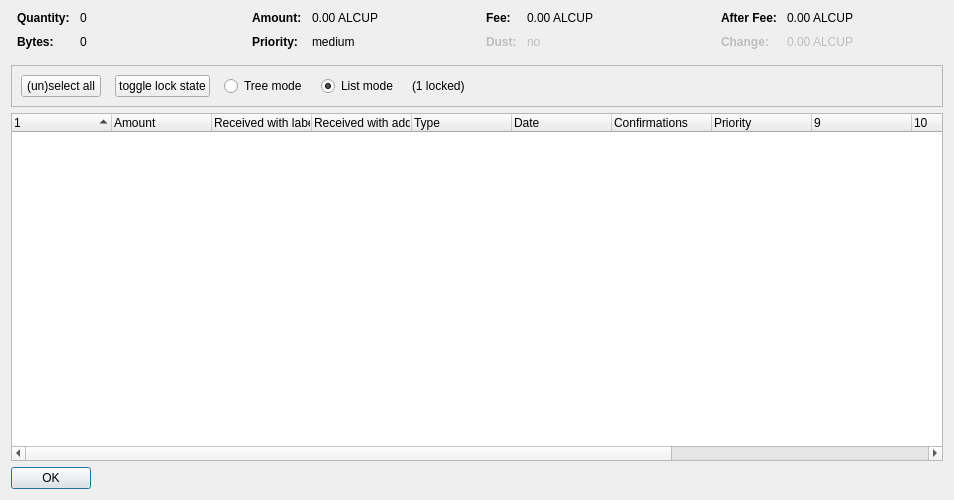
<?xml version="1.0" encoding="UTF-8"?>
<ui version="4.0">
 <class>CoinControlDialog</class>
 <widget class="QDialog" name="CoinControlDialog">
  <property name="geometry">
   <rect>
    <x>0</x>
    <y>0</y>
    <width>954</width>
    <height>500</height>
   </rect>
  </property>
  <property name="windowTitle">
   <string>Coin Selection</string>
  </property>
  <layout class="QVBoxLayout" name="verticalLayout">
   <item>
    <layout class="QHBoxLayout" name="horizontalLayoutTop" stretch="0,0,0,0">
     <property name="topMargin">
      <number>0</number>
     </property>
     <property name="bottomMargin">
      <number>10</number>
     </property>
     <item>
      <layout class="QFormLayout" name="formLayoutCoinControl1">
       <property name="horizontalSpacing">
        <number>10</number>
       </property>
       <property name="verticalSpacing">
        <number>10</number>
       </property>
       <property name="leftMargin">
        <number>6</number>
       </property>
       <property name="rightMargin">
        <number>6</number>
       </property>
       <item row="0" column="0">
        <widget class="QLabel" name="labelCoinControlQuantityText">
         <property name="font">
          <font>
           <weight>75</weight>
           <bold>true</bold>
          </font>
         </property>
         <property name="text">
          <string>Quantity:</string>
         </property>
        </widget>
       </item>
       <item row="0" column="1">
        <widget class="QLabel" name="labelCoinControlQuantity">
         <property name="cursor">
          <cursorShape>IBeamCursor</cursorShape>
         </property>
         <property name="contextMenuPolicy">
          <enum>Qt::ActionsContextMenu</enum>
         </property>
         <property name="text">
          <string notr="true">0</string>
         </property>
         <property name="textInteractionFlags">
          <set>Qt::LinksAccessibleByMouse|Qt::TextSelectableByKeyboard|Qt::TextSelectableByMouse</set>
         </property>
        </widget>
       </item>
       <item row="1" column="0">
        <widget class="QLabel" name="labelCoinControlBytesText">
         <property name="font">
          <font>
           <weight>75</weight>
           <bold>true</bold>
          </font>
         </property>
         <property name="text">
          <string>Bytes:</string>
         </property>
        </widget>
       </item>
       <item row="1" column="1">
        <widget class="QLabel" name="labelCoinControlBytes">
         <property name="cursor">
          <cursorShape>IBeamCursor</cursorShape>
         </property>
         <property name="contextMenuPolicy">
          <enum>Qt::ActionsContextMenu</enum>
         </property>
         <property name="text">
          <string notr="true">0</string>
         </property>
         <property name="textInteractionFlags">
          <set>Qt::LinksAccessibleByMouse|Qt::TextSelectableByKeyboard|Qt::TextSelectableByMouse</set>
         </property>
        </widget>
       </item>
      </layout>
     </item>
     <item>
      <layout class="QFormLayout" name="formLayoutCoinControl2">
       <property name="horizontalSpacing">
        <number>10</number>
       </property>
       <property name="verticalSpacing">
        <number>10</number>
       </property>
       <property name="leftMargin">
        <number>6</number>
       </property>
       <property name="rightMargin">
        <number>6</number>
       </property>
       <item row="0" column="0">
        <widget class="QLabel" name="labelCoinControlAmountText">
         <property name="font">
          <font>
           <weight>75</weight>
           <bold>true</bold>
          </font>
         </property>
         <property name="text">
          <string>Amount:</string>
         </property>
        </widget>
       </item>
       <item row="0" column="1">
        <widget class="QLabel" name="labelCoinControlAmount">
         <property name="cursor">
          <cursorShape>IBeamCursor</cursorShape>
         </property>
         <property name="contextMenuPolicy">
          <enum>Qt::ActionsContextMenu</enum>
         </property>
         <property name="text">
          <string notr="true">0.00 ALCUP</string>
         </property>
         <property name="textInteractionFlags">
          <set>Qt::LinksAccessibleByMouse|Qt::TextSelectableByKeyboard|Qt::TextSelectableByMouse</set>
         </property>
        </widget>
       </item>
       <item row="1" column="0">
        <widget class="QLabel" name="labelCoinControlPriorityText">
         <property name="font">
          <font>
           <weight>75</weight>
           <bold>true</bold>
          </font>
         </property>
         <property name="text">
          <string>Priority:</string>
         </property>
        </widget>
       </item>
       <item row="1" column="1">
        <widget class="QLabel" name="labelCoinControlPriority">
         <property name="cursor">
          <cursorShape>IBeamCursor</cursorShape>
         </property>
         <property name="contextMenuPolicy">
          <enum>Qt::ActionsContextMenu</enum>
         </property>
         <property name="text">
          <string>medium</string>
         </property>
         <property name="textInteractionFlags">
          <set>Qt::LinksAccessibleByMouse|Qt::TextSelectableByKeyboard|Qt::TextSelectableByMouse</set>
         </property>
        </widget>
       </item>
      </layout>
     </item>
     <item>
      <layout class="QFormLayout" name="formLayoutCoinControl3">
       <property name="horizontalSpacing">
        <number>10</number>
       </property>
       <property name="verticalSpacing">
        <number>10</number>
       </property>
       <property name="leftMargin">
        <number>6</number>
       </property>
       <property name="rightMargin">
        <number>6</number>
       </property>
       <item row="0" column="0">
        <widget class="QLabel" name="labelCoinControlFeeText">
         <property name="font">
          <font>
           <weight>75</weight>
           <bold>true</bold>
          </font>
         </property>
         <property name="text">
          <string>Fee:</string>
         </property>
        </widget>
       </item>
       <item row="0" column="1">
        <widget class="QLabel" name="labelCoinControlFee">
         <property name="cursor">
          <cursorShape>IBeamCursor</cursorShape>
         </property>
         <property name="contextMenuPolicy">
          <enum>Qt::ActionsContextMenu</enum>
         </property>
         <property name="text">
          <string notr="true">0.00 ALCUP</string>
         </property>
         <property name="textInteractionFlags">
          <set>Qt::LinksAccessibleByMouse|Qt::TextSelectableByKeyboard|Qt::TextSelectableByMouse</set>
         </property>
        </widget>
       </item>
       <item row="1" column="0">
        <widget class="QLabel" name="labelCoinControlLowOutputText">
         <property name="enabled">
          <bool>false</bool>
         </property>
         <property name="font">
          <font>
           <weight>75</weight>
           <bold>true</bold>
          </font>
         </property>
         <property name="text">
          <string>Dust:</string>
         </property>
        </widget>
       </item>
       <item row="1" column="1">
        <widget class="QLabel" name="labelCoinControlLowOutput">
         <property name="enabled">
          <bool>false</bool>
         </property>
         <property name="cursor">
          <cursorShape>IBeamCursor</cursorShape>
         </property>
         <property name="contextMenuPolicy">
          <enum>Qt::ActionsContextMenu</enum>
         </property>
         <property name="text">
          <string>no</string>
         </property>
         <property name="textInteractionFlags">
          <set>Qt::LinksAccessibleByMouse|Qt::TextSelectableByKeyboard|Qt::TextSelectableByMouse</set>
         </property>
        </widget>
       </item>
      </layout>
     </item>
     <item>
      <layout class="QFormLayout" name="formLayoutCoinControl4">
       <property name="horizontalSpacing">
        <number>10</number>
       </property>
       <property name="verticalSpacing">
        <number>10</number>
       </property>
       <property name="leftMargin">
        <number>6</number>
       </property>
       <property name="rightMargin">
        <number>6</number>
       </property>
       <item row="0" column="0">
        <widget class="QLabel" name="labelCoinControlAfterFeeText">
         <property name="font">
          <font>
           <weight>75</weight>
           <bold>true</bold>
          </font>
         </property>
         <property name="text">
          <string>After Fee:</string>
         </property>
        </widget>
       </item>
       <item row="0" column="1">
        <widget class="QLabel" name="labelCoinControlAfterFee">
         <property name="cursor">
          <cursorShape>IBeamCursor</cursorShape>
         </property>
         <property name="contextMenuPolicy">
          <enum>Qt::ActionsContextMenu</enum>
         </property>
         <property name="text">
          <string notr="true">0.00 ALCUP</string>
         </property>
         <property name="textInteractionFlags">
          <set>Qt::LinksAccessibleByMouse|Qt::TextSelectableByKeyboard|Qt::TextSelectableByMouse</set>
         </property>
        </widget>
       </item>
       <item row="1" column="0">
        <widget class="QLabel" name="labelCoinControlChangeText">
         <property name="enabled">
          <bool>false</bool>
         </property>
         <property name="font">
          <font>
           <weight>75</weight>
           <bold>true</bold>
          </font>
         </property>
         <property name="text">
          <string>Change:</string>
         </property>
        </widget>
       </item>
       <item row="1" column="1">
        <widget class="QLabel" name="labelCoinControlChange">
         <property name="enabled">
          <bool>false</bool>
         </property>
         <property name="cursor">
          <cursorShape>IBeamCursor</cursorShape>
         </property>
         <property name="contextMenuPolicy">
          <enum>Qt::ActionsContextMenu</enum>
         </property>
         <property name="text">
          <string notr="true">0.00 ALCUP</string>
         </property>
         <property name="textInteractionFlags">
          <set>Qt::LinksAccessibleByMouse|Qt::TextSelectableByKeyboard|Qt::TextSelectableByMouse</set>
         </property>
        </widget>
       </item>
      </layout>
     </item>
    </layout>
   </item>
   <item>
    <widget class="QFrame" name="frame">
     <property name="minimumSize">
      <size>
       <width>0</width>
       <height>40</height>
      </size>
     </property>
     <property name="frameShape">
      <enum>QFrame::StyledPanel</enum>
     </property>
     <property name="frameShadow">
      <enum>QFrame::Sunken</enum>
     </property>
     <layout class="QHBoxLayout" name="horizontalLayout">
      <item>
       <layout class="QHBoxLayout" name="horizontalLayoutPanel" stretch="0,0,0,0,0,0">
        <property name="spacing">
         <number>14</number>
        </property>
        <item>
         <widget class="QPushButton" name="pushButtonSelectAll">
          <property name="sizePolicy">
           <sizepolicy hsizetype="Maximum" vsizetype="Fixed">
            <horstretch>0</horstretch>
            <verstretch>0</verstretch>
           </sizepolicy>
          </property>
          <property name="text">
           <string>(un)select all</string>
          </property>
          <property name="autoDefault">
           <bool>false</bool>
          </property>
         </widget>
        </item>
        <item>
         <widget class="QPushButton" name="pushButtonToggleLock">
          <property name="sizePolicy">
           <sizepolicy hsizetype="Maximum" vsizetype="Fixed">
            <horstretch>0</horstretch>
            <verstretch>0</verstretch>
           </sizepolicy>
          </property>
          <property name="text">
           <string>toggle lock state</string>
          </property>
          <property name="autoDefault">
           <bool>false</bool>
          </property>
         </widget>
        </item>
        <item>
         <widget class="QRadioButton" name="radioTreeMode">
          <property name="sizePolicy">
           <sizepolicy hsizetype="Maximum" vsizetype="Fixed">
            <horstretch>0</horstretch>
            <verstretch>0</verstretch>
           </sizepolicy>
          </property>
          <property name="text">
           <string>Tree mode</string>
          </property>
         </widget>
        </item>
        <item>
         <widget class="QRadioButton" name="radioListMode">
          <property name="sizePolicy">
           <sizepolicy hsizetype="Maximum" vsizetype="Fixed">
            <horstretch>0</horstretch>
            <verstretch>0</verstretch>
           </sizepolicy>
          </property>
          <property name="text">
           <string>List mode</string>
          </property>
          <property name="checked">
           <bool>true</bool>
          </property>
         </widget>
        </item>
        <item>
         <widget class="QLabel" name="labelLocked">
          <property name="text">
           <string>(1 locked)</string>
          </property>
         </widget>
        </item>
        <item>
         <spacer name="horizontalSpacer">
          <property name="orientation">
           <enum>Qt::Horizontal</enum>
          </property>
          <property name="sizeHint" stdset="0">
           <size>
            <width>40</width>
            <height>20</height>
           </size>
          </property>
         </spacer>
        </item>
       </layout>
      </item>
     </layout>
    </widget>
   </item>
   <item>
    <widget class="CoinControlTreeWidget" name="treeWidget">
     <property name="contextMenuPolicy">
      <enum>Qt::CustomContextMenu</enum>
     </property>
     <property name="sortingEnabled">
      <bool>false</bool>
     </property>
     <property name="columnCount">
      <number>13</number>
     </property>
     <attribute name="headerShowSortIndicator" stdset="0">
      <bool>true</bool>
     </attribute>
     <attribute name="headerStretchLastSection">
      <bool>false</bool>
     </attribute>
     <column>
      <property name="text">
       <string/>
      </property>
     </column>
     <column>
      <property name="text">
       <string>Amount</string>
      </property>
     </column>
     <column>
      <property name="text">
       <string>Received with label</string>
      </property>
     </column>
     <column>
      <property name="text">
       <string>Received with address</string>
      </property>
     </column>
     <column>
      <property name="text">
	<string>Type</string>
      </property>
     </column>
     <column>
      <property name="text">	 
       <string>Date</string>
      </property>
     </column>
     <column>
      <property name="text">
       <string>Confirmations</string>
      </property>
      <property name="toolTip">
       <string>Confirmed</string>
      </property>
     </column>
     <column>
      <property name="text">
       <string>Priority</string>
      </property>
     </column>
     <column>
      <property name="text">
       <string/>
      </property>
     </column>
     <column>
      <property name="text">
       <string/>
      </property>
     </column>
     <column>
      <property name="text">
       <string/>
      </property>
     </column>
     <column>
      <property name="text">
       <string/>
      </property>
     </column>
     <column>
      <property name="text">
       <string/>
      </property>
     </column>
    </widget>
   </item>
   <item>
    <widget class="QDialogButtonBox" name="buttonBox">
     <property name="sizePolicy">
      <sizepolicy hsizetype="Maximum" vsizetype="Fixed">
       <horstretch>0</horstretch>
       <verstretch>0</verstretch>
      </sizepolicy>
     </property>
     <property name="orientation">
      <enum>Qt::Horizontal</enum>
     </property>
     <property name="standardButtons">
      <set>QDialogButtonBox::Ok</set>
     </property>
    </widget>
   </item>
  </layout>
 </widget>
 <customwidgets>
  <customwidget>
   <class>CoinControlTreeWidget</class>
   <extends>QTreeWidget</extends>
   <header>coincontroltreewidget.h</header>
  </customwidget>
 </customwidgets>
 <resources/>
 <connections/>
</ui>
